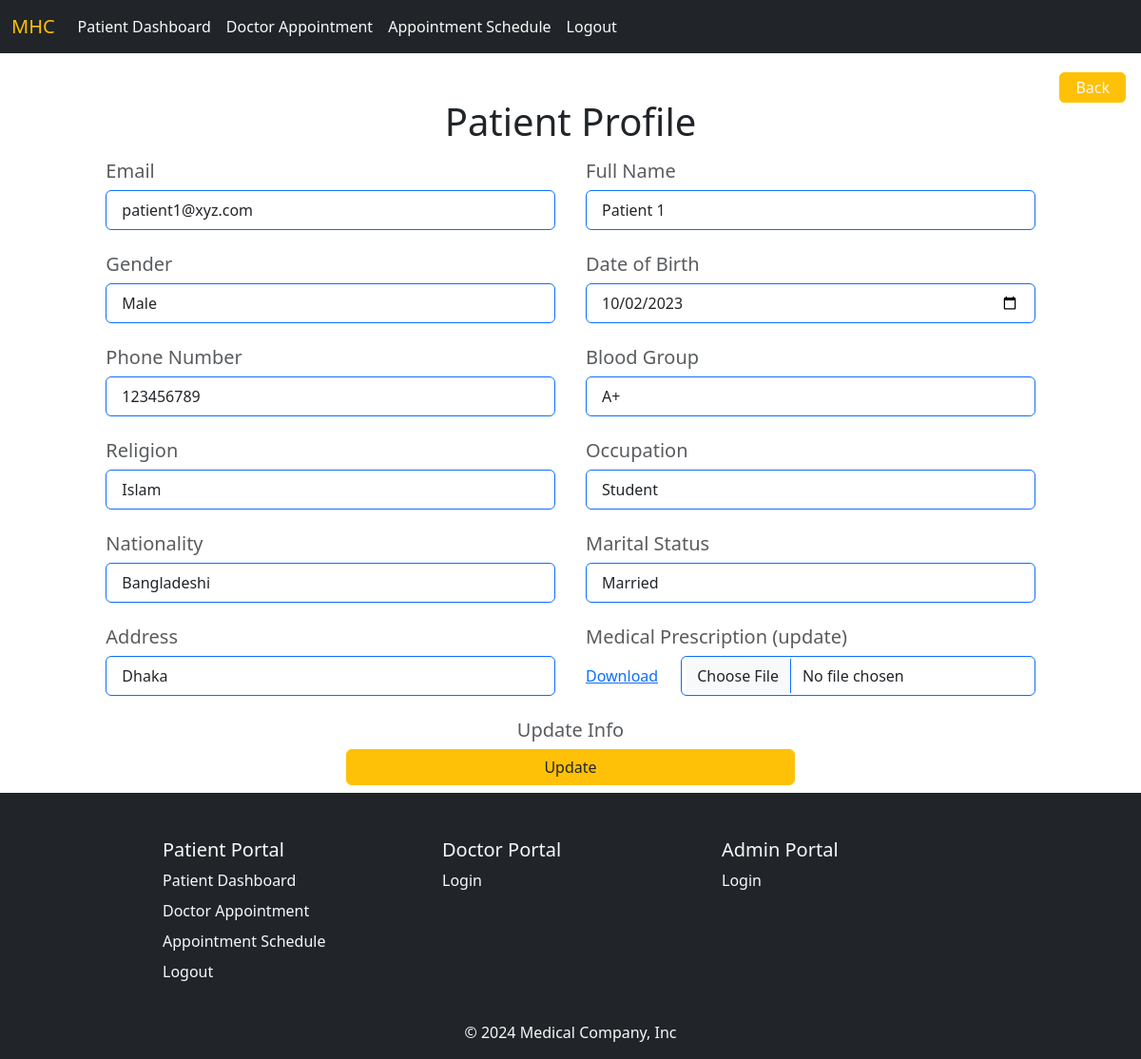
Screenshot of /patient_dashboard.php (signed in) with the database file from the repository.
### tables this page shows
CREATE TABLE `patient_info` (
  `id` int(11) NOT NULL,
  `email` varchar(255) NOT NULL,
  `password` varchar(255) NOT NULL,
  `fullname` varchar(255) NOT NULL,
  `gender` varchar(255) NOT NULL,
  `dob` varchar(255) NOT NULL,
  `phone` varchar(255) NOT NULL,
  `blood` varchar(255) NOT NULL,
  `religion` varchar(255) NOT NULL,
  `occupation` varchar(255) NOT NULL,
  `nationality` varchar(255) NOT NULL,
  `maritalstatus` varchar(255) NOT NULL,
  `address` varchar(255) NOT NULL,
  `prescription` varchar(255) NOT NULL,
  `image` varchar(255) NOT NULL,
  `verified` int(11) NOT NULL,
  `v_code` varchar(255) NOT NULL,
  `resettoken` varchar(255) NOT NULL,
  `resettokenexpire` varchar(255) NOT NULL,
  `create_at` varchar(255) NOT NULL,
  `update_at` varchar(255) NOT NULL
);

### patient_dashboard.php (the view, shortened to what this page needs)
<?php
include 'config/dbConnect.php';
if (isset($_SESSION['patient_logged_in']) && $_SESSION['patient_logged_in'] == true) {
    $email = $_SESSION['patient_email'];
    $id = $_SESSION['patient_id'];
} else {
    header("Location: login");
}
?>
<!DOCTYPE html>
<html lang="en">
<head>
    <?php include("includes/link.php") ?>
</head>
<body>
    <?php include("includes/header.php") ?>
    <main class="px-3">
        <div class="text-end mt-4">
            <a href="./" class="text-decoration-none bg-warning text-light px-3 py-1 border border-warning rounded">Back</a>
        </div>
        <h1 class="text-center">Patient Profile</h1>
        <?php
        $ret = mysqli_query($con, "select * from patient_info where email='$email' and id='$id'");
        $row = mysqli_fetch_array($ret);
        if ($row) {
        ?>
            <form id="account-form-update" autocomplete="off">
                <div class="row gap-2 d-flex justify-content-center">
                    <div class="col-md-5 col-12">
                        <div class="form-group py-2">
                            <div class="input-field">
                                <h5 class="text-muted">Email</h5>
                                <input type="email" name="email" readonly placeholder="Enter your email" value="<?php
                                                                                                                echo htmlentities($row["email"]);
                                                                                                                ?>" class="border border-primary form-control px-3 py-2">
                            </div>
                        </div>
                    </div>
                    <div class="col-md-5 col-12">
                        <div class="form-group py-2">
                            <div class="input-field">
                                <h5 class="text-muted">Full Name</h5>
                                <input type="text" name="fullname" value="<?php
                                                                            echo htmlentities($row["fullname"]);
                                                                            ?>" placeholder="Enter your full name" class="border border-primary form-control px-3 py-2">
                            </div>
                        </div>
                    </div>
                    <div class="col-md-5 col-12">
                        <div class="form-group py-2">
                            <div class="input-field">
                                <h5 class="text-muted">Gender</h5>
                                <select name="gender" class="border border-primary form-control px-3 py-2">
                                    <option value="male" <?php if ($row["gender"] == 'male') {
                                                                echo "selected";
                                                            } ?>>Male</option>
                                </select>
                            </div>
                        </div>
                    </div>
                    <div class="col-md-5 col-12">
                        <div class="form-group py-2">
                            <div class="input-field">
                                <h5 class="text-muted">Date of Birth</h5>
                                <input type="date" name="dob" placeholder="Enter your date of birth" value="<?php
                                                                                                            echo htmlentities($row["dob"]);
                                                                                                            ?>" class="border border-primary form-control px-3 py-2">
                            </div>
                        </div>
                    </div>
                    <div class="col-md-5 col-12">
                        <div class="form-group py-2">
                            <div class="input-field">
                                <h5 class="text-muted">Phone Number</h5>
                                <input type="number" name="phone" value="<?php
                                                                            echo htmlentities($row["phone"]);
                                                                            ?>" placeholder="Enter your phone no" class="border border-primary form-control px-3 py-2">
                            </div>
                        </div>
                    </div>
                    <div class="col-md-5 col-12">
                        <div class="form-group py-2">
                            <div class="input-field">
                                <h5 class="text-muted">Blood Group</h5>
                                <select name="blood" class="border border-primary form-control px-3 py-2">
                                    <option value="A+" <?php if ($row["blood"] == 'A+') {
                                                            echo "selected";
                                                        } ?>>A+</option>
                                </select>
                            </div>
                        </div>
                    </div>
                    <div class="col-md-5 col-12">
                        <div class="form-group py-2">
                            <div class="input-field">
                                <h5 class="text-muted">Religion</h5>
                                <input type="text" name="religion" value="<?php
                                                                            echo htmlentities($row["religion"]);
                                                                            ?>" placeholder="Enter your religion" class="border border-primary form-control px-3 py-2">
                            </div>
                        </div>
                    </div>
                    <div class="col-md-5 col-12">
                        <div class="form-group py-2">
                            <div class="input-field">
                                <h5 class="text-muted">Occupation</h5>
                                <input type="text" name="occupation" value="<?php
                                                                            echo htmlentities($row["occupation"]);
                                                                            ?>" placeholder="Enter your occupation" class="border border-primary form-control px-3 py-2">
                            </div>
                        </div>
                    </div>
                    <div class="col-md-5 col-12">
                        <div class="form-group py-2">
                            <div class="input-field">
                                <h5 class="text-muted">Nationality</h5>
                                <input type="text" name="nationality" value="<?php
                                                                                echo htmlentities($row["nationality"]);
                                                                                ?>" placeholder="Enter your nationality" class="border border-primary form-control px-3 py-2">
                            </div>
                        </div>
                    </div>
                    <div class="col-md-5 col-12">
                        <div class="form-group py-2">
                            <div class="input-field">
                                <h5 class="text-muted">Marital Status</h5>
                                <select name="maritalstatus" class="border border-primary form-control px-3 py-2">
                                    <option value="married" <?php if ($row["maritalstatus"] == 'married') {
                                                                echo "selected";
                                                            } ?>>Married</option>
                                </select>
                            </div>
                        </div>
                    </div>
                    <div class="col-md-5 col-12">
                        <div class="form-group py-2">
                            <div class="input-field">
                                <h5 class="text-muted">Address</h5>
                                <input type="text" name="address" value="<?php
                                                                            echo htmlentities($row["address"]);
                                                                            ?>" placeholder="Enter your address" class="border border-primary form-control px-3 py-2">
                            </div>
                        </div>
                    </div>
                    <div class="col-12 col-md-5">
                        <div class="form-group py-2">
                            <div class="input-field">
                                <?php
                                if ($row['prescription'] == '') {
                                ?>
                                    <h5 class="text-muted">Medical Prescription (upload)</h5>
                                    <input type="file" name="upload" class="border border-primary form-control px-3 py-2" accept=".pdf">
                                <?php
                                } else {
                                ?>
                                    <h5 class="text-muted">Medical Prescription (update)</h5>
                                    <div class="d-flex align-items-center">
                                        <a class="me-4" href='dataimage/patient/<?php echo htmlentities($row["id"]); ?>/<?php echo htmlentities($row["prescription"]); ?>' download="Patient_Prescription_of_<?php echo htmlentities($row["fullname"]); ?>.pdf">
                                            Download
                                        </a>
                                        <input type="file" name="upload" class="border border-primary form-control px-3 py-2" accept=".pdf">
                                    </div>
                                <?php
                                }
                                ?>
                            </div>
                        </div>
                    </div>
                    <div class="col-md-5 col-12">
                        <div class="form-group py-2">
                            <div class="input-field">
                                <h5 class="text-muted text-center">Update Info</h5>
                                <button id="account-form-btn" class="btn btn-width btn-outline-warning bg-warning text-dark" name="submit" type="submit">Update</button>
                            </div>
                        </div>
                    </div>
                </div>
            </form>
        <?php
        }
        ?>
    </main>
    <?php include("includes/footer.php") ?>
</body>
</html>

### external/css/style.css (style rules this page uses)
* { margin: 0; padding: 0; box-sizing: border-box; text-decoration: none; list-style: none; text-transform: none; user-select: none; }
html { scroll-behavior: smooth; overflow-x: hidden; }
.btn-width { width: 100% !important; }

### rows the page displays
patient_info: email "patient1@xyz.com", fullname "Patient 1", gender "Male", dob "10/02/2023", phone "123456789", blood "A+", religion "Islam", occupation "Student", nationality "Bangladeshi", maritalstatus "Married", address "Dhaka"
